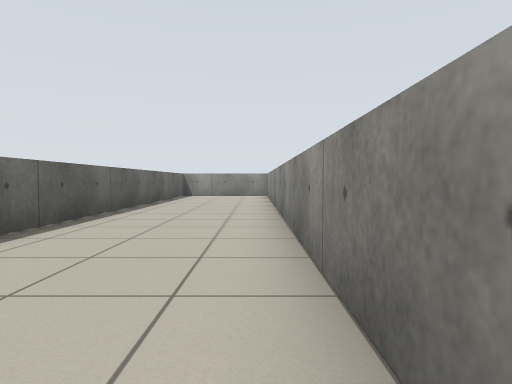
view 1 (above)

24 first-person views from a walk through a robot-simulator world made for Stage. The camera is 0.7 m above the floor, tilts 2° down and sees 75° across. The lines on the ground mark 1 m squares. The floor is counted in squares, 1 m on a side. Each view is taken from the middle of a square. On the plan, view 1 faces up. The plan holds only what a view shows up to about 10 squares ahead; the rest is blank. Robots are left out.

view 2
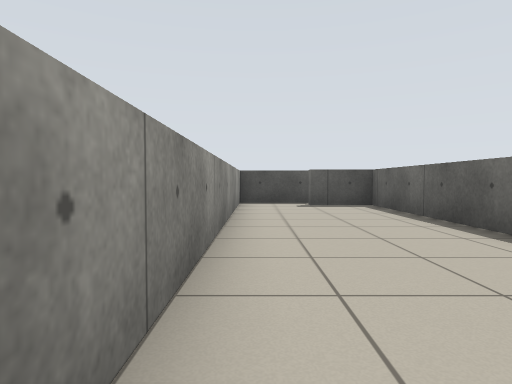

view 3
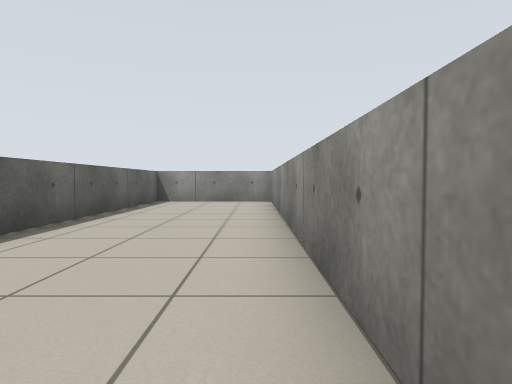

view 4
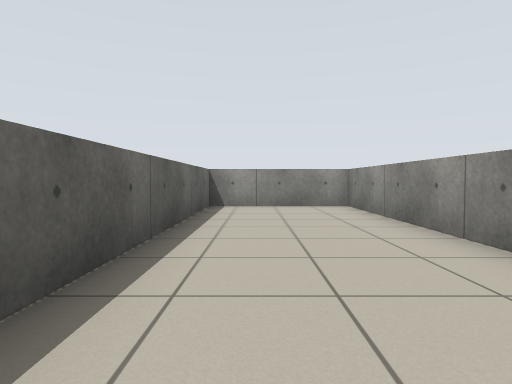

view 5
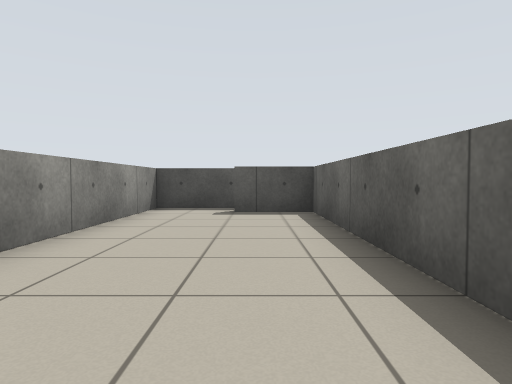

view 6
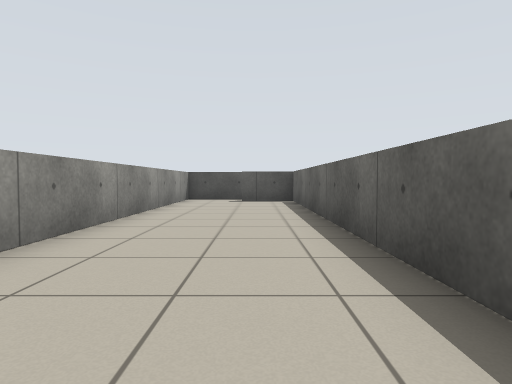

view 7
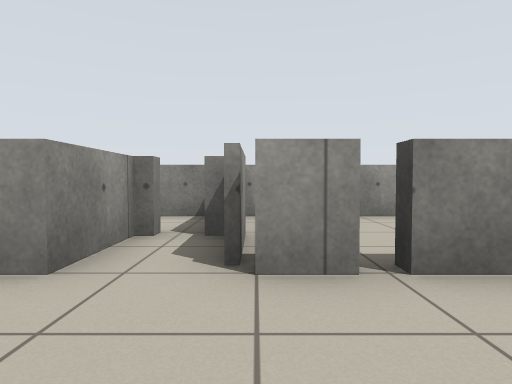

view 8
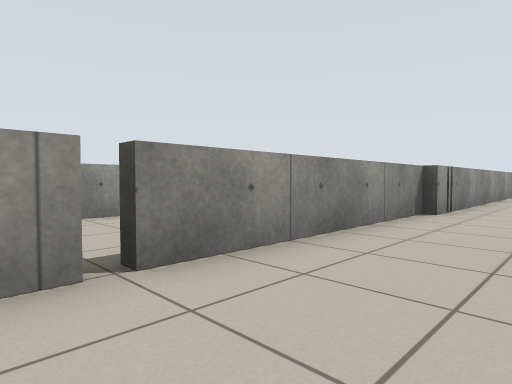

view 9
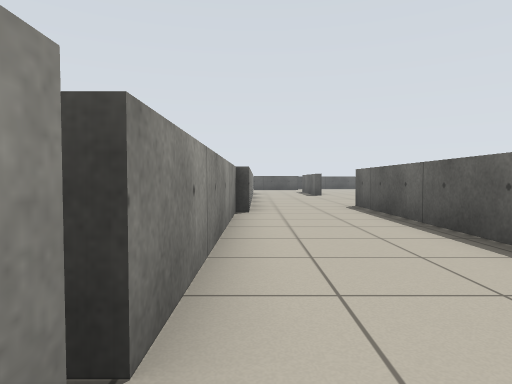

view 10
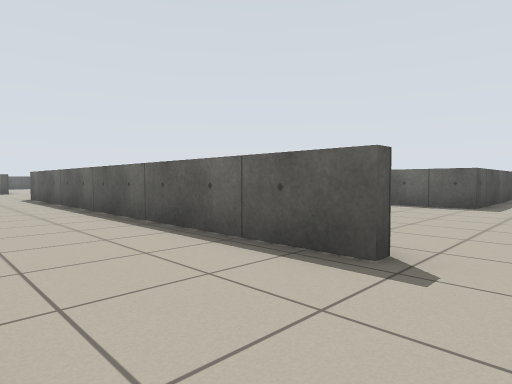

view 11
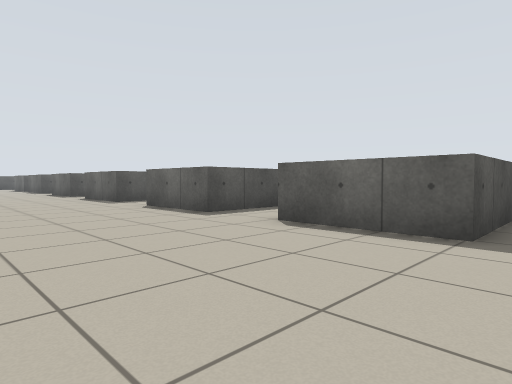

view 12
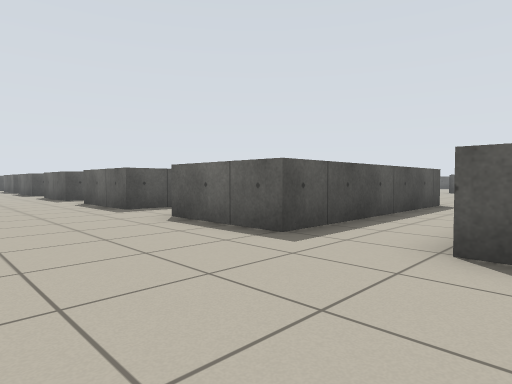

view 13
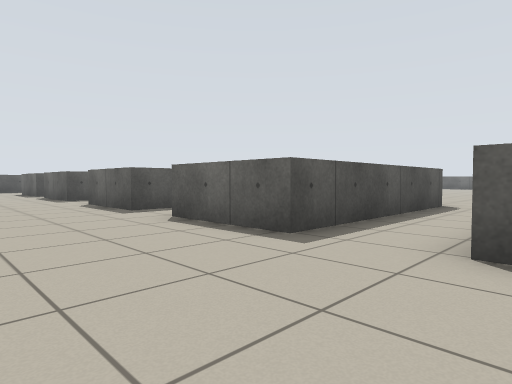

view 14
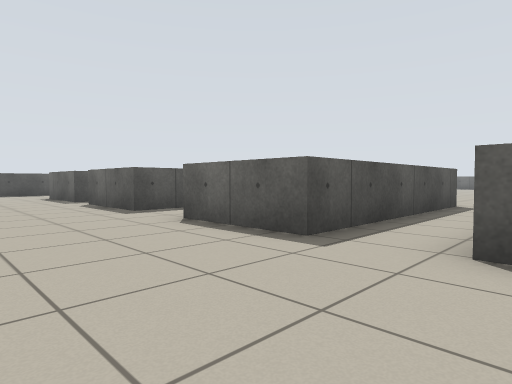

view 15
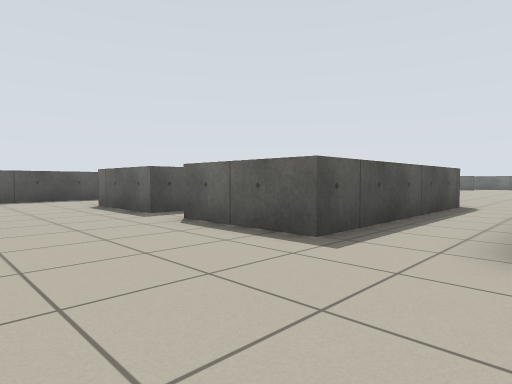

view 16
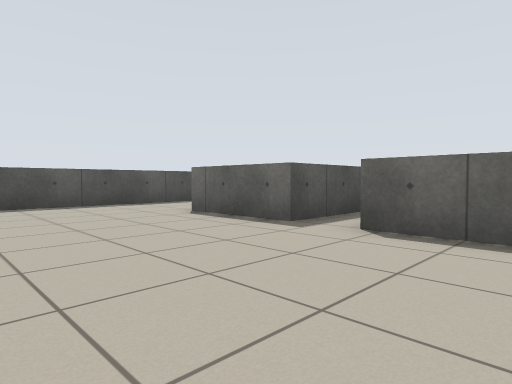

view 17
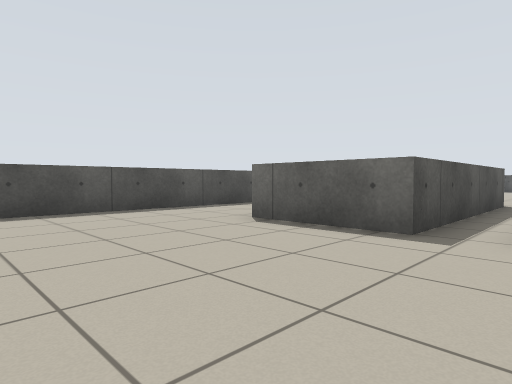

view 18
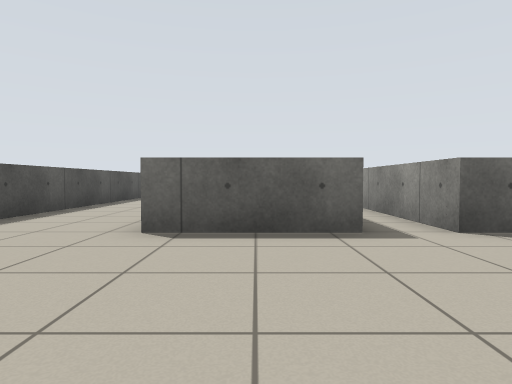

view 19
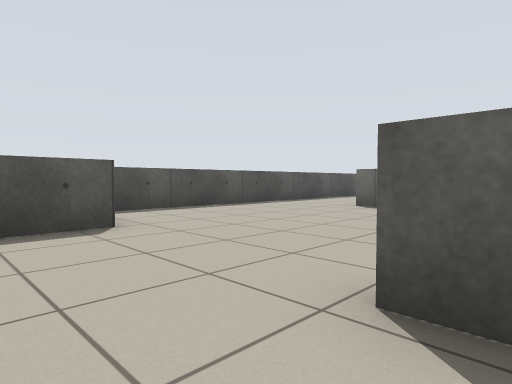

view 20
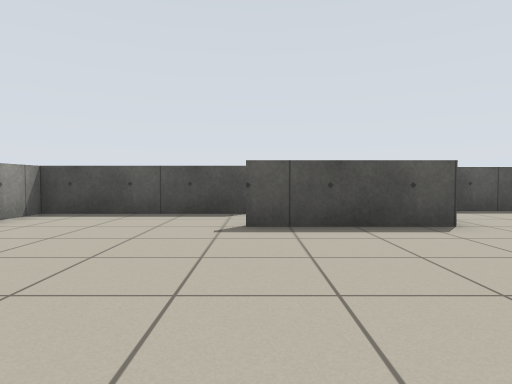

view 21
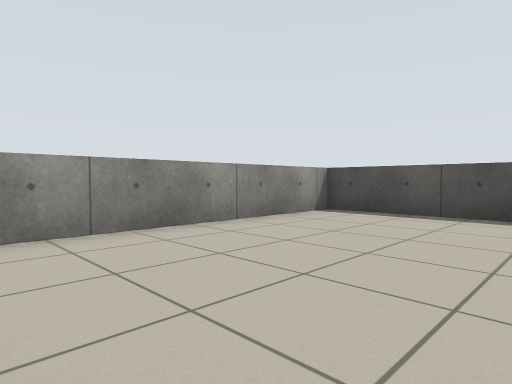

view 22
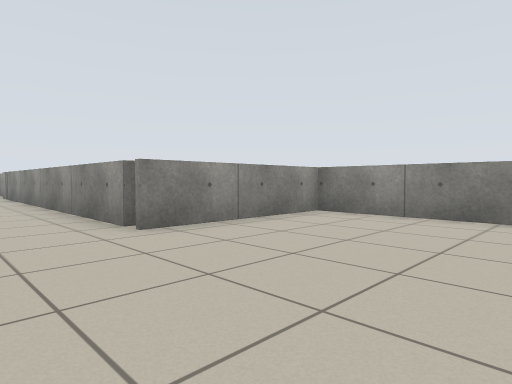

view 23
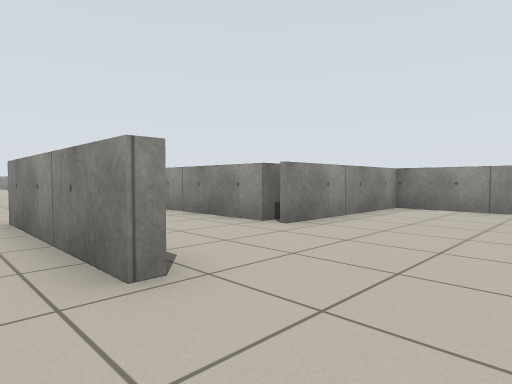

view 24
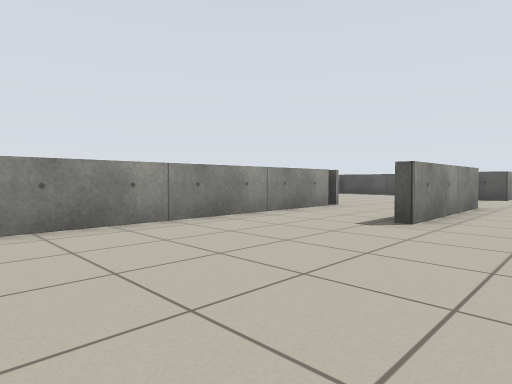

### Floor plan
Key: @ floor where view 1 was taken; # wall or solid block; x gap in a wall; . floor; = window, fence, low wall or low ledge.
Columns run from 21 left of view 1 to 1 right of it. Each row starts with its distance up from view 1.
 15                   =====
 14                   =...=
 13                   =...=
 12                   =...=
 11                   =...=
 10                   =...=
  9                   =...=
  8                   =...=
  7                   =...=
  6                   =...=
  5                   =...=
  4                   =...=
  3                   =...=
  2                   =...=
  1                   =...=
  0                   =..@=
 -1                   =...=
 -2              .....=...=
 -3        ...........=...=
 -4      ===......=...=...=
 -5        =..... =...==..=
 -6        =..... =.......=
 -7        =..... =...==#==
 -8   ..........  =...x..
 -9  =======....  =...=..==
-10        =....  =...=   =
-11        =....  =...=
-12     ........  =...=
-13  ...........  =...=
-14  =======....  =...=
-15        =....  =..=
-16        =....  =..=
-17     .............=
-18 .................=
-19 .#======.........=
-20        =.........=
-21        =.........=
-22  ........... ....=
-23  ........... .=..=
-24  ######=......=..=
-25        =......=..======
-26     ====......=.......=
-27   ............=.......=
-28  =======..............=
-29        =..............=
-30        =..............=
-31      .........====....=
-32    ...........   .....=
-33   ............   ======
-34   ============

Positions as (right, up) in squares from view 1, and headings:
1: (0, 0), facing up
2: (0, 4), facing down
3: (0, 4), facing up
4: (-2, 6), facing up
5: (-2, 2), facing down
6: (-2, 6), facing down
7: (-6, -7), facing right
8: (-6, -7), facing down-right
9: (-4, -7), facing down
10: (-4, -2), facing down-left
11: (-9, -3), facing down-left
12: (-10, -6), facing down-left
13: (-10, -11), facing down-left
14: (-10, -16), facing down-left
15: (-10, -21), facing down-left
16: (-9, -24), facing down-left
17: (-9, -26), facing down-left
18: (-9, -29), facing left
19: (-5, -26), facing down-left
20: (-4, -26), facing down
21: (-4, -26), facing down-right
22: (-6, -30), facing up-right
23: (-8, -29), facing up-right
24: (-9, -17), facing down-right
